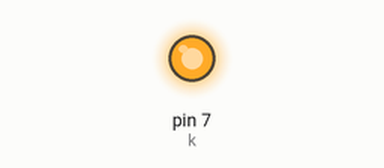
Simulated run of this sketch. Board: Arduino Uno, built with avr-gcc and run on an emulated ATmega328P. On the bench: output pins drawn as LEDs (lit = HIGH).

Above: at 0.01 s.
At 1.2 s:
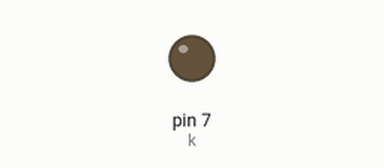
Timing chart, 0 to 2.7 s (numbered marks = the images above):
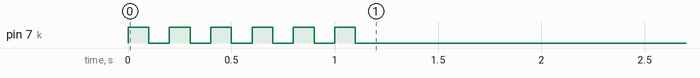

The sketch:

A2_for_1.ino
```cpp
int k = 7;
void setup()
{
  pinMode(k, OUTPUT);
  Serial.begin(9600);
  for (int i = 0; i < 6; i++)
  {
    digitalWrite(k, HIGH);
    delay(100);
    digitalWrite(k, LOW);
    delay(100);
  }
}
void loop()
{

}
```
